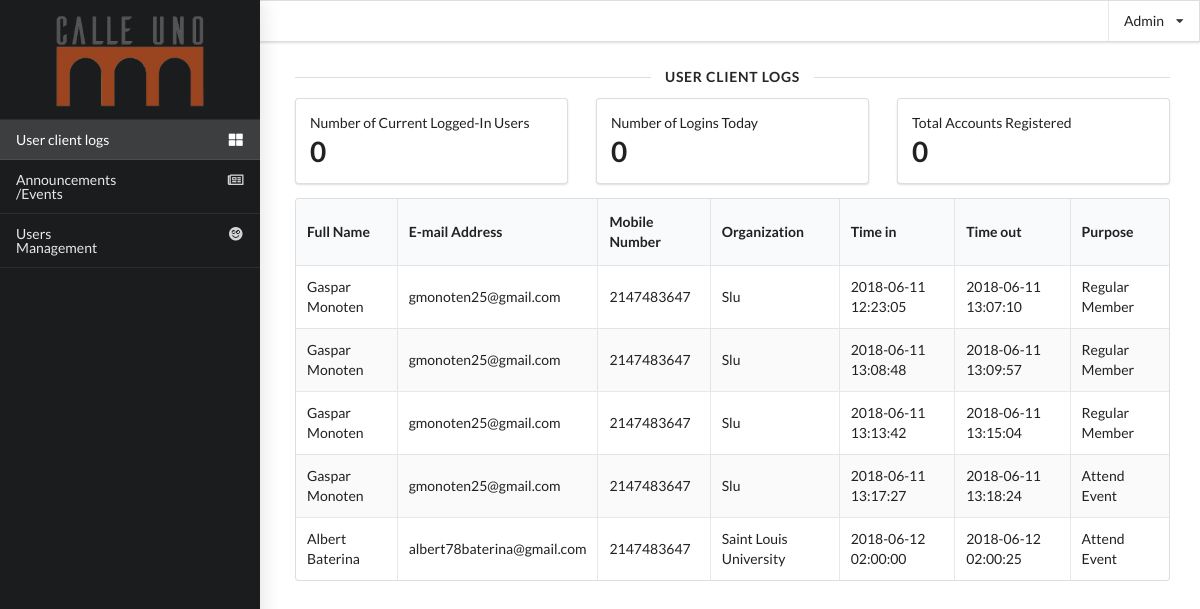
The app's page /admin.php, older data.
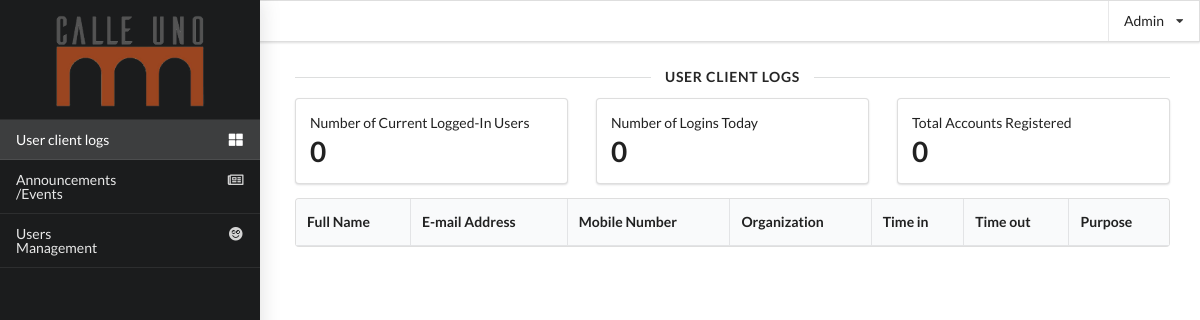
The same page, newer data.
### tables this page shows
CREATE TABLE `sessions` (
  `sessionId` int(11) NOT NULL AUTO_INCREMENT,
  `userId` int(11) NOT NULL,
  `sessionIn` timestamp NOT NULL DEFAULT '0000-00-00 00:00:00',
  `sessionOut` timestamp NOT NULL DEFAULT '0000-00-00 00:00:00',
  `userPayment` int(11) NOT NULL,
  `sessionNotes` text NOT NULL,
  PRIMARY KEY (`sessionId`),
  KEY `userId_idx` (`userId`),
  CONSTRAINT `userId` FOREIGN KEY (`userId`) REFERENCES `users` (`userId`) ON DELETE CASCADE ON UPDATE CASCADE
);

CREATE TABLE `users` (
  `userId` int(11) NOT NULL AUTO_INCREMENT,
  `first_name` varchar(45) NOT NULL,
  `last_name` varchar(45) NOT NULL,
  `userEmail` varchar(45) NOT NULL,
  `userMobile` varchar(30) NOT NULL,
  `userCompany` varchar(45) NOT NULL,
  `userPass` varchar(255) NOT NULL,
  `userLevel` int(11) NOT NULL DEFAULT '1',
  PRIMARY KEY (`userId`),
  UNIQUE KEY `userId_UNIQUE` (`userId`),
  UNIQUE KEY `userEmail_UNIQUE` (`userEmail`)
);

### admin/functions.php (called while the page is built, shortened)
<?php
function getUserLogs()
{
    $mysqli = new mysqli(host, user, password, database);
    $name = "";
    $userEmail = "";
    $userMobile = "";
    $userCompany = "";
    $sessionIn = "";
    $sessionOut = "";
    $sessionNotes = "";
    $data = [];
    $query = "SELECT concat(first_name, ' ', last_name) AS name, userEmail, userMobile, userCompany, sessionIn, sessionOut,
        sessionNotes FROM users NATURAL JOIN sessions;";
    if ($stmt = $mysqli->prepare($query)) {
        $stmt->execute();
        $stmt->bind_result($name, $userEmail, $userMobile, $userCompany, $sessionIn, $sessionOut, $sessionNotes);
        while ($stmt->fetch()) {
            $data[] = array($name, $userEmail, $userMobile, $userCompany, $sessionIn, $sessionOut, $sessionNotes);
        }
    }
    return $data;
}

### admin.php (the view, shortened to what this page needs)
<?php
include 'admin/functions.php';
?>
<!DOCTYPE html>
<html>
<head>
    <link rel="stylesheet" href="assets/library/semantic/semantic.min.css">
    <link rel="stylesheet" href="assets/css/style.css">
    <link rel="stylesheet" href="assets/library/DataTables/datatables.css">
    <link rel="stylesheet" href="assets/css/admin.css">
</head>
<body>
<div class="ui menu" id="menu">
    <a href="#" class="ui right floated dropdown item">
        Admin <i class="dropdown icon"></i>
    </a>
</div>
<div class="ui bottom attached pusher">
    <div class="ui visible inverted labeled left vertical sidebar menu" id="sidebar">
        <div class="header item">
            <a href="admin.php"><img class="ui small image centered mini" id="logo" src="assets/images/logo.png"></a>
        </div>
        <a class="item active" href="admin.php">
            <i class="block layout icon"></i>
            User client logs
        </a>
        <a class="item" href="admin/announce-event.php">
            <i class="newspaper outline icon"></i>
            Announcements<br>/Events
        </a>
        <a class="item">
            <i class="smile icon" href="admin/user-management.php"></i>
            Users<br> Management
        </a>
    </div>
    <div id="content">
        <div class="ui basic">
            <div class="ui container">
                <div class="ui horizontal divider">User client logs</div>
            </div>
            <div class="ui stackable grid">
                <div class="three column row">
                    <div class="column">
                        <div class="ui segment">
                            Number of Current Logged-In Users
                            <h1>
                                0
                            </h1>
                        </div>
                    </div>
                    <div class="column">
                        <div class="ui segment">
                            Number of Logins Today
                            <h1>
                                0
                            </h1>
                        </div>
                    </div>
                    <div class="column">
                        <div class="ui segment">
                            Total Accounts Registered
                            <h1>
                                0
                            </h1>
                        </div>
                    </div>
                </div>
            </div>
            <table id="users" class="ui striped selectable celled table">
                <thead>
                <tr>
                    <th>Full Name</th>
                    <th>E-mail Address</th>
                    <th>Mobile Number</th>
                    <th>Organization</th>
                    <th>Time in</th>
                    <th>Time out</th>
                    <th>Purpose</th>
                </tr>
                </thead>
                <tbody>
                <?php
                $data = getUserLogs();
                foreach ($data as $datum) {
                    echo '<tr>';
                    foreach ($datum as $item) {
                        echo "<td>$item</td>";
                    }
                    echo '</tr>';
                }
                ?>
                </tbody>
            </table>
        </div>
    </div>
</div>
</body>
</html>

### assets/css/style.css (style rules this page uses)
body { background-color: #FFFFFF; }
html, body { margin:0; padding:0; height:100%; }

### assets/css/admin.css (style rules this page uses)
#menu { border-radius: 0; position: fixed; width: 100%; z-index: 1; }
#content { padding: 20px; }
#content > * { margin-top: 50px; }

Row changes from the older to the newer data that the page shows:
removed sessions: item "Gaspar Monoten", userId.userEmail "gmonoten25@gmail.com", userId.userMobile "2147483647", userId.userCompany "Slu", sessionIn "2018-06-11 12:23:05", sessionOut "2018-06-11 13:07:10", sessionNotes "Regular Member"
removed sessions: item "Gaspar Monoten", userId.userEmail "gmonoten25@gmail.com", userId.userMobile "2147483647", userId.userCompany "Slu", sessionIn "2018-06-11 13:08:48", sessionOut "2018-06-11 13:09:57", sessionNotes "Regular Member"
removed sessions: item "Gaspar Monoten", userId.userEmail "gmonoten25@gmail.com", userId.userMobile "2147483647", userId.userCompany "Slu", sessionIn "2018-06-11 13:13:42", sessionOut "2018-06-11 13:15:04", sessionNotes "Regular Member"
removed sessions: item "Gaspar Monoten", userId.userEmail "gmonoten25@gmail.com", userId.userMobile "2147483647", userId.userCompany "Slu", sessionIn "2018-06-11 13:17:27", sessionOut "2018-06-11 13:18:24", sessionNotes "Attend Event"
removed sessions: item "Albert Baterina", userId.userEmail "albert78baterina@gmail.com", userId.userMobile "2147483647", userId.userCompany "Saint Louis University", sessionIn "2018-06-12 02:00:00", sessionOut "2018-06-12 02:00:25", sessionNotes "Attend Event"
